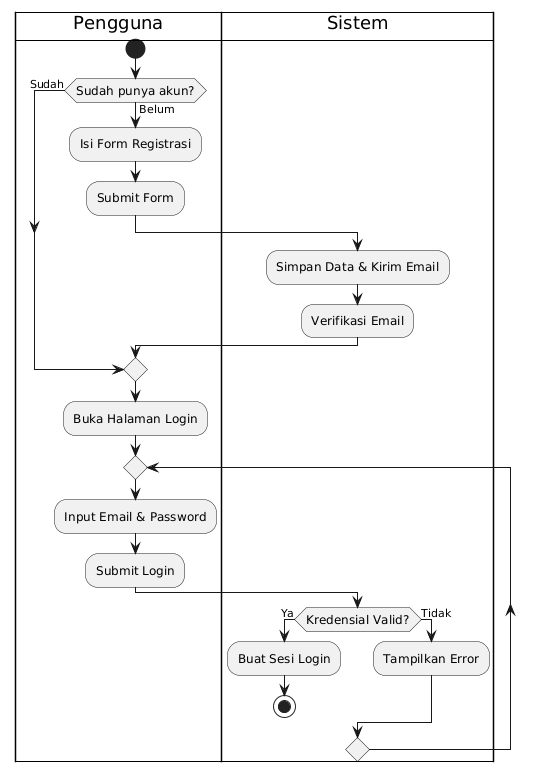
#> input picture docs/skripsi/rancangan_diagram/06_activity_diagram_autentikasi.png, 535 x 772 px, found by its file name
$ python test_border.py
#> lines starting #> are read from the running program, lines starting #| are printed output that depends on the picture
from PIL import Image, ImageDraw
import sys

def process(img_path):
    img = Image.open(img_path).convert('RGB')
#> img is the input picture: PIL image 535x772 RGB; min 0, max 255, mean 245.4
    w, h = img.size
#> w = 535; h = 772

    # Find columns with the most black pixels
    # A pixel is "black" if R<50, G<50, B<50
    pixels = img.load()
    col_counts = []
    for x in range(w):
        count = 0
        for y in range(h):
            r, g, b = pixels[x, y]
            if r < 50 and g < 50 and b < 50:
                count += 1
        col_counts.append(count)
#> after the loop, col_counts = 535 values, max 750 at index 15, min 0 at index 0, mean 17.17

    max_count = max(col_counts)
#> max_count = 750
    # the vertical line column should have a count close to max_count (e.g. > max_count * 0.8)
    line_x = -1
    for x in range(w):
        if col_counts[x] == max_count:
            line_x = x
            break

    if line_x != -1:
        # Find the top-most black pixel in this column
        top_y = -1
        for y in range(h):
            r, g, b = pixels[line_x, y]
            if r < 50 and g < 50 and b < 50:
                top_y = y
                break
#> this loop made 13 passes
#> (r, g, b) on passes 1 to 12: (255, 255, 255), (255, 255, 255), (255, 255, 255), (255, 255, 255), (255, 255, 255), (255, 255, 255), (255, 255, 255), (255, 255, 255), (255, 255, 255), (255, 255, 255), (255, 255, 255), (191, 191, 191)

        if top_y != -1:
            print(f"{img_path}: Vertical line at x={line_x}, starts at y={top_y}")
#| c:\laragon\www\ult-fkip-unila\docs\skripsi\rancangan_diagram\06_activity_diagram_autentikasi.png: Vertical line at x=15, starts at y=12
            # Draw outer border
            draw = ImageDraw.Draw(img)
            draw.rectangle([0, 0, w-1, h-1], outline="black", width=2)

            # Draw horizontal line at top_y
            draw.line([(0, top_y), (w-1, top_y)], fill="black", width=1)

            img.save(img_path)
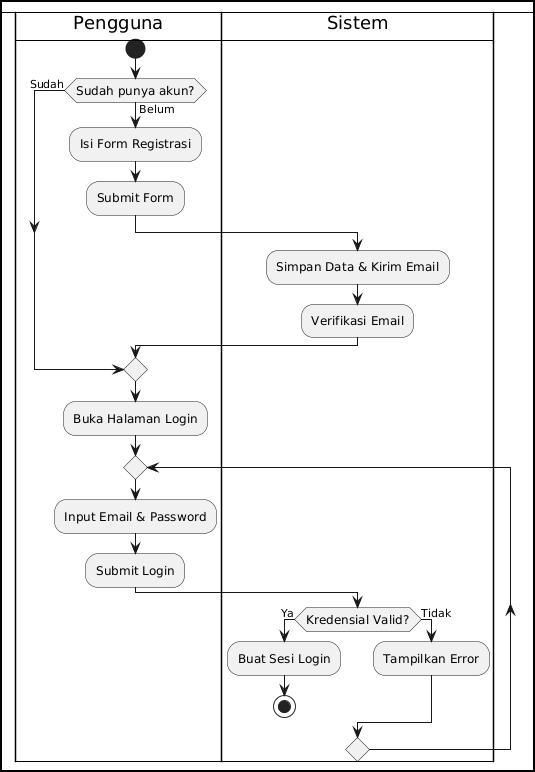
#> saved as 06_activity_diagram_autentikasi.png: PIL image 535x772 RGB; min 0, max 255, mean 242.1
            print("Successfully processed!")
        else:
            print("Could not find top_y")
    else:
        print("Could not find line_x")

if __name__ == "__main__":
    process(r"c:\laragon\www\ult-fkip-unila\docs\skripsi\rancangan_diagram\06_activity_diagram_autentikasi.png")
